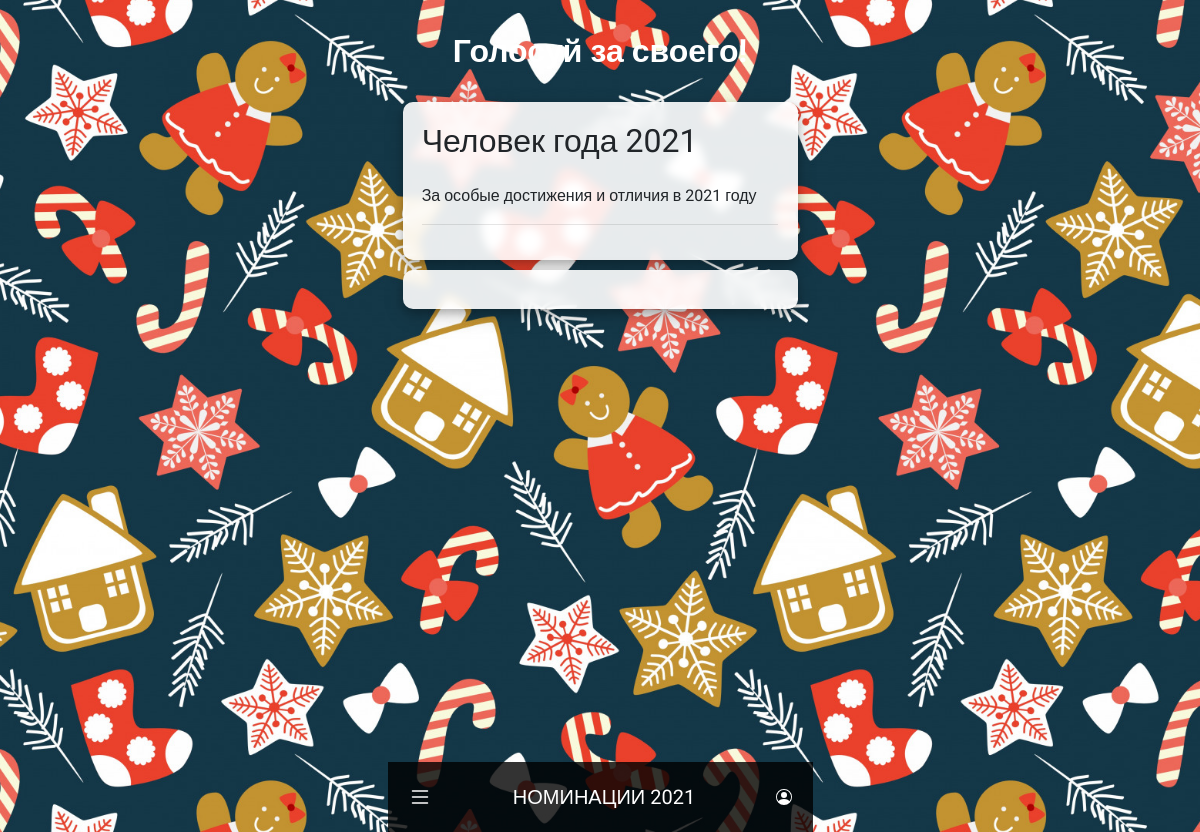
Screenshot of /nomination/1/ with the database file from the repository.
### votes/models.py (models this page shows, shortened)
class Nominations(models.Model):
    title = models.CharField(max_length=45, null=False, blank=False, unique=True, verbose_name='Номинация')
    description = models.CharField(max_length=500, null=False, blank=False, verbose_name='Описание')

### votes/views.py (the view)
# urls.py: path('nomination/<int:pk>/', WinnerView.as_view(), name='winner'),
class WinnerView(DetailView):
    model = Nominations
    def get_context_data(self, *, object_list=None, **kwargs):
        context = super(WinnerView, self).get_context_data(**kwargs)
        winner = User.objects.get(pk=1)
        nom = Votes.objects.filter(nominee=1).count()
        for user in User.objects.all():
            votes = Votes.objects.filter(nominee=user.id)
            print("ГОЛОСААААААА  ", votes.count())
            if votes.count() > nom:
                winner = user
                nom = votes.count()
        context['winner'] = winner
        return context

### votes/templates/votes/nominations_detail.html (shortened to what this page needs)
{% extends 'votes/base.html' %}
{% block content %}
<section class="main-section">
    <h2 style="color: white; margin: 1em; text-align: center;"><strong>Голосуй за своего!</strong></h2>
    <article style="padding: 1.2em; border-radius: 10px;{% if nomination.pk in voted %}background-color:#abffe6;{% endif %}">
        <h2>
            {{ nominations.title }}
        </h2>
        <p class="expand" style="margin-top: 1.5em">
            {{ nominations.description }}
        </p>
        <hr>
    </article>
    <article style="padding: 1.2em; border-radius: 10px;{% if nomination.pk in voted %}background-color:#abffe6;{% endif %}">
    </article>
</section>
{% endblock content %}

### votes/static/votes/main.css (style rules this page uses)
* { box-sizing: border-box; margin: 0px; padding: 0px; text-decoration: none; font-family: 'Roboto', verdana, sans-serif; }
html, body { height: 100%; }
body { margin: auto; max-width: 425px; background-attachment: fixed; background-position: center; background-repeat: no-repeat; background-size: cover; background-image: url("../static/media/christmas-pattern.jpg"); }
article { padding: 10px; margin-bottom: 10px; background: rgba(255, 255, 255, 0.9); border-radius: 2px; backdrop-filter: blur(4px); box-shadow: 0 4px 8px 0 rgba(0, 0, 0, 0.2), 0 6px 20px 0 rgba(0, 0, 0, 0.19); }
p { margin-top: 10px; }
h1, h2, h3, h4 { font-weight: normal; }
section { padding-bottom: 4.5em; }

### rows the page displays
Nominations: title "Человек года 2021", description "За особые достижения и отличия в 2021 году"
